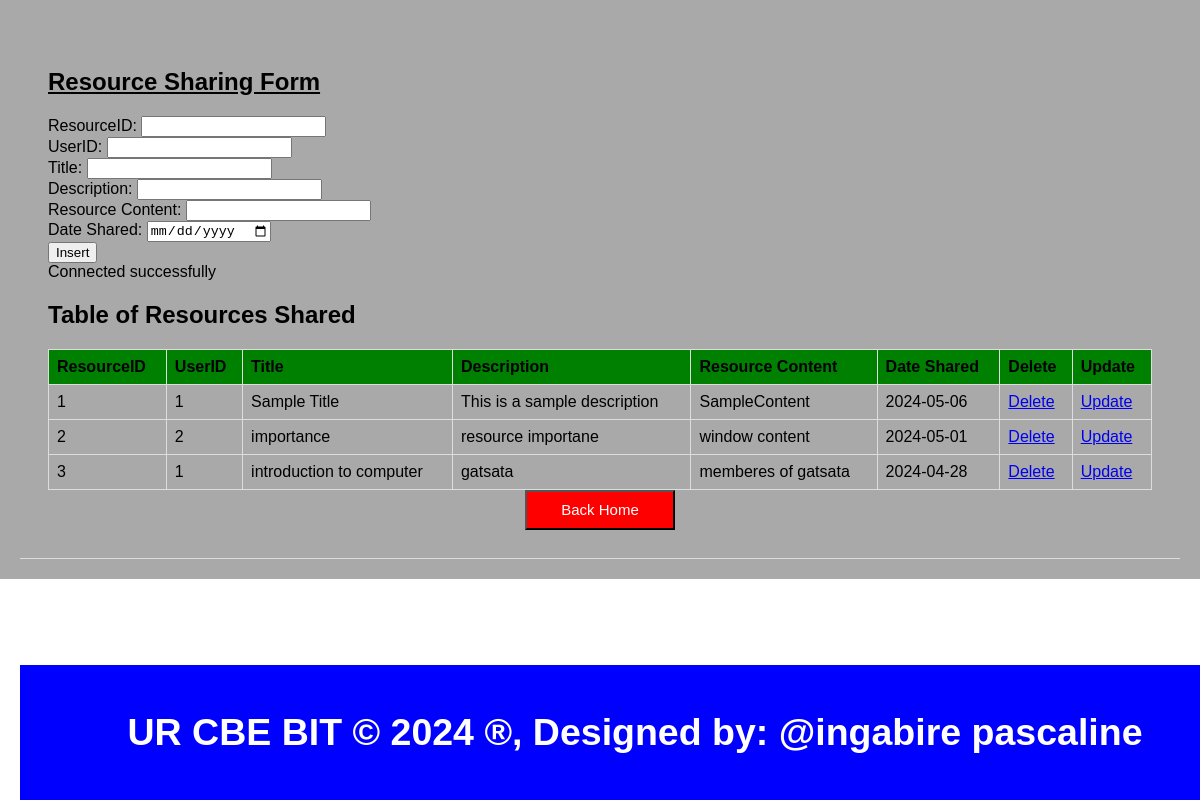
Screenshot of /resourcesharing.php with the database file from the repository.
### tables this page shows
CREATE TABLE `resourcesharing` (
  `ResourceID` int(11) NOT NULL,
  `UserID` int(11) DEFAULT NULL,
  `Title` varchar(255) NOT NULL,
  `Description` text DEFAULT NULL,
  `ResourceContent` varchar(255) NOT NULL,
  `DateShared` date NOT NULL
);

### resourcesharing.php (the view, shortened to what this page needs)
<!DOCTYPE html>
<html lang="en">
<head>
    <link rel="stylesheet" type="text/css" href="style.css">
</head>
<body>
<header>
<section>
    <h1><u>Resource Sharing Form</u></h1>
    <form method="post" action="resourcesharing.php" onsubmit="return confirmInsert();">
        <label for="ResourceID">ResourceID:</label>
        <input type="number" id="ResourceID" name="ResourceID"><br>
        <label for="UserID">UserID:</label>
        <input type="number" id="UserID" name="UserID"><br>
        <label for="Title">Title:</label>
        <input type="text" id="Title" name="Title"><br>
        <label for="Description">Description:</label>
        <input type="text" id="Description" name="Description"><br>
        <label for="ResourceContent">Resource Content:</label>
        <input type="text" id="ResourceContent" name="ResourceContent"><br>
        <label for="DateShared">Date Shared:</label>
        <input type="date" id="DateShared" name="DateShared" required><br>
        <input type="submit" name="add" value="Insert">
    </form>
    <?php
    include('dbconnection.php');
    $sql = "SELECT * FROM resourcesharing";
    $result = $connection->query($sql);
    ?>
    <h2>Table of Resources Shared</h2>
    <table>
        <tr>
            <th>ResourceID</th>
            <th>UserID</th>
            <th>Title</th>
            <th>Description</th>
            <th>Resource Content</th>
            <th>Date Shared</th>
            <th>Delete</th>
            <th>Update</th>
        </tr>
        <?php
        if ($result->num_rows > 0) {
            while ($row = $result->fetch_assoc()) {
                $ResourceID = $row['ResourceID'];
                echo "<tr>
                    <td>" . $row['ResourceID'] . "</td>
                    <td>" . $row['UserID'] . "</td>
                    <td>" . $row['Title'] . "</td>
                    <td>" . $row['Description'] . "</td>
                    <td>" . $row['ResourceContent'] . "</td>
                    <td>" . $row['DateShared'] . "</td>
                    <td><a href='delete_resourcesharing.php?ResourceID=$ResourceID'>Delete</a></td>
                    <td><a href='update_resourcesharing.php?ResourceID=$ResourceID'>Update</a></td>
                </tr>";
            }
        } else {
            echo "<tr><td colspan='8'>No data found</td></tr>";
        }
        ?>
    </table>
    <center><button style="background-color: red; width: 150px;height: 40px;" ><a href="home.html" style=" font-size: 15px;color: white;text-decoration: none;margin-top: 400px;" >Back Home</a></button></center>
</section>
<footer style="background-color:blue;text-align: center;width:100%;height:auto; color: white;font-size: 25px; bottom: 0;position: fixed;">
    <b><h2>UR CBE BIT &copy; 2024 &reg;, Designed by: @ingabire pascaline</h2></b>
</footer>
</body>
</html>

### style.css (style rules this page uses)
body { font-family: Arial, sans-serif; margin: 0; padding: 0; }
body { font-family: Arial,sans-serif; margin:0; padding:0; }
header { background-color:darkgray; padding: 20px; }
section { padding:28px; border-bottom: 1px solid #ddd; }
footer { text-align: center; padding: 15px; background-color:darkgray; }

### resourcesharing.php (style rules this page uses)
table { border-collapse: collapse; width: 100%; }
th, td { border: 1px solid #dddddd; text-align: left; padding: 8px; }
th { background-color: green; }

### rows the page displays
resourcesharing: ResourceID "1", UserID "1", Title "Sample Title", Description "This is a sample description", ResourceContent "SampleContent", DateShared "2024-05-06"
resourcesharing: ResourceID "2", UserID "2", Title "importance", Description "resource importane", ResourceContent "window content", DateShared "2024-05-01"
resourcesharing: ResourceID "3", UserID "1", Title "introduction to computer", Description "gatsata", ResourceContent "memberes of gatsata", DateShared "2024-04-28"
